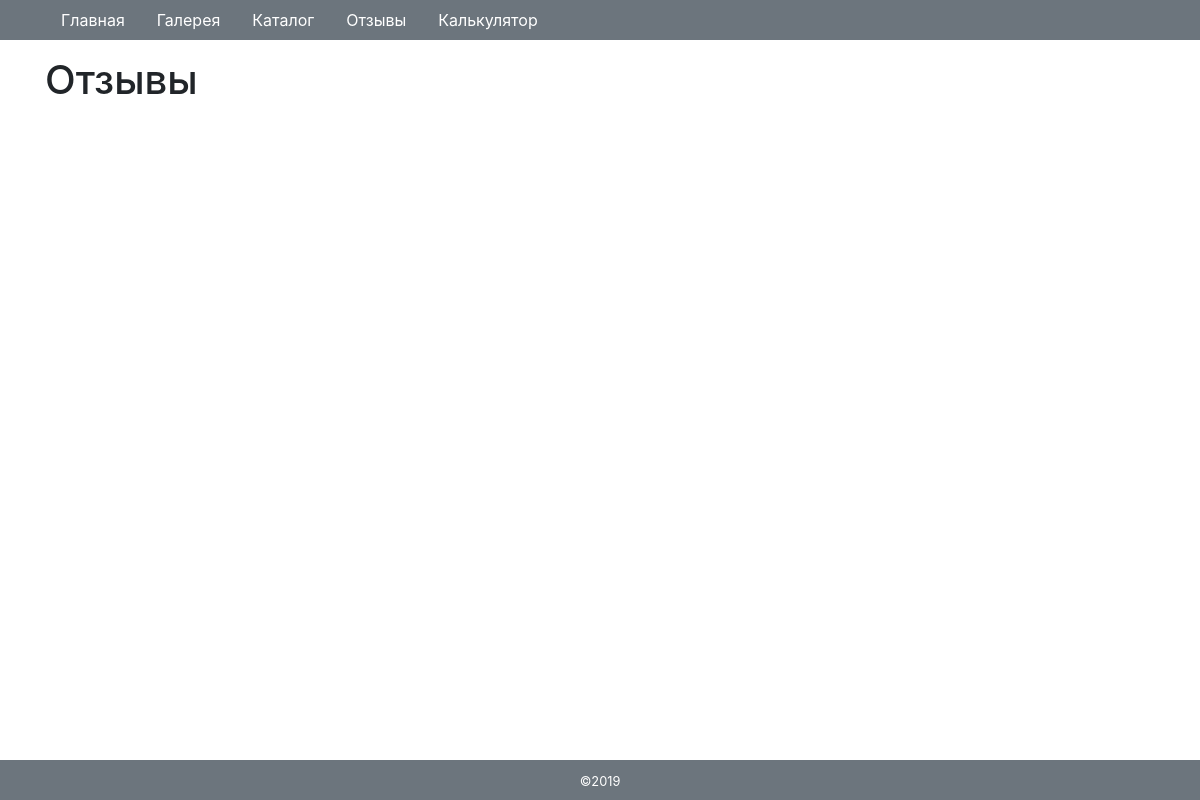
The page /reviews/ on the database as committed earlier.
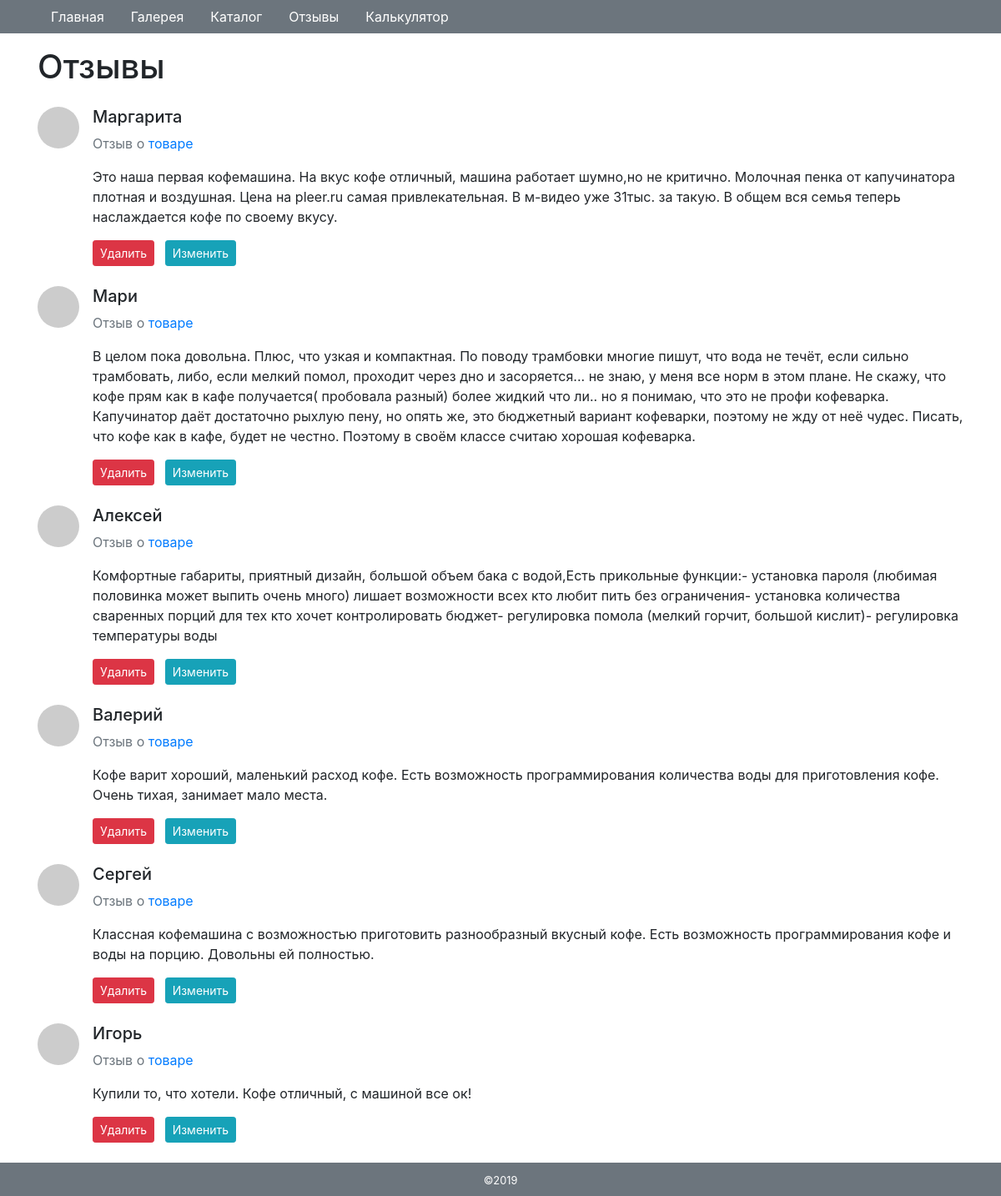
The same page on the database as committed later.
### tables this page shows
CREATE TABLE `comments` (
  `id` int(11) NOT NULL,
  `user` varchar(255) NOT NULL,
  `message` text NOT NULL,
  `good_id` int(11) NOT NULL
);

### engine/db.php (called while the page is built, shortened)
<?php
function getDb() {
    static $db = null;
    if (is_null($db)) {
        $db = @mysqli_connect(HOST, USER, PASS, DB) or die('Error: ' . mysqli_connect_error());
    }
    return $db;
}
function getAssocResult($sql) {
    $db = getDb();
    $result = @mysqli_query($db, $sql) or die(mysqli_error($db));
    $array_result = [];
    while ($row = mysqli_fetch_assoc($result))
        $array_result[] = $row;
    return $array_result;
}

### engine/functions.php (called while the page is built, shortened)
<?php
function getAllComments() {
    $sql = "SELECT * FROM comments ORDER BY `id` DESC";
    return getAssocResult($sql);
}

### templates/reviews.php (the view, shortened to what this page needs)
<h1>Отзывы</h1>
<? if (isset($comments)): ?>
    <? foreach ($comments as $comment): ?>
    <div class="media mt-4 mb-4">
        <img class="d-flex mr-3 rounded-circle" src="http://placehold.it/50x50" alt="">
        <div class="media-body">
        <? if ($comment['id'] == $id_edit): ?>
            <form method="post" action="/reviews/edit/<?=$id_edit;?>">
                <div class="form-group">
                    <input name="user" class="form-control" value="<?=$comment['user'];?>" required>
                </div>
                <div class="form-group">
                    <textarea name="message" class="form-control" rows="5" required><?=$comment['message'];?></textarea>
                </div>
                <button type="submit" name="save" class="btn btn-success btn-sm">Сохранить</button>
                <a href="/reviews/" class="btn btn-secondary btn-sm">Отменить</a>
            </form>
        <? else: ?>
            <h5 class="mt-0"><?=$comment['user'];?></h5>
            <p class="text-muted">Отзыв о <a href="/tovar/<?=$comment['good_id'];?>">товаре</a></p>
            <?=$comment['message'];?>
            <div class="mt-3">
                <a href="/reviews/delete/<?=$comment['id'];?>" class="btn btn-danger btn-sm mr-sm-2">Удалить</a>
                <a href="/reviews/edit/<?=$comment['id'];?>" class="btn btn-info btn-sm">Изменить</a>
            </div>
        <? endif; ?>
        </div>
    </div>
    <? endforeach; ?>
<? endif; ?>

### templates/menu.php (shortened to what this page needs)
<ul class="nav">
    <? foreach ($menu as $item): ?>
    <li class="<?=(isset($item['items']))?'nav-item dropdown':'nav-item';?>">
        <a href="<?=$item['href'];?>" class="nav-link text-white">
            <?=$item['name'];?>
        </a>
    </li>
    <? endforeach; ?>
</ul>

Rows that differ between the two databases and show on the page:
added comments: user "Маргарита", message "Это наша первая кофемашина. На вкус кофе отличный, машина работает шумно,но не критично. Молочная пенка от капучинатора плотная и воздушная. Цена на pleer.ru самая привлекательная. В м-видео уже 31тыс. за такую. В общем вся семья теперь наслаждается кофе по своему вкусу."
added comments: user "Мари", message "В целом пока довольна. Плюс, что узкая и компактная. По поводу трамбовки многие пишут, что вода не течёт, если сильно трамбовать, либо, если мелкий помол, проходит через дно и засоряется... не знаю, у меня все норм в этом плане. Не скажу, что кофе прям как в кафе получается( пробовала разный) более жидкий что ли.. но я понимаю, что это не профи кофеварка. Капучинатор даёт достаточно рыхлую пену, но опять же, это бюджетный вариант кофеварки, поэтому не жду от неё чудес. Писать, что кофе как в кафе, будет не честно. Поэтому в своём классе считаю хорошая кофеварка."
added comments: user "Алексей", message "Комфортные габариты, приятный дизайн, большой объем бака с водой,Есть прикольные функции:- установка пароля (любимая половинка может выпить очень много) лишает возможности всех кто любит пить без ограничения- установка количества сваренных порций для тех кто хочет контролировать бюджет- регулировка помола (мелкий горчит, большой кислит)- регулировка температуры воды"
added comments: user "Валерий", message "Кофе варит хороший, маленький расход кофе. Есть возможность программирования количества воды для приготовления кофе. Очень тихая, занимает мало места."
added comments: user "Сергей", message "Классная кофемашина с возможностью приготовить разнообразный вкусный кофе. Есть возможность программирования кофе и воды на порцию. Довольны ей полностью."
added comments: user "Игорь", message "Купили то, что хотели. Кофе отличный, с машиной все ок!"
